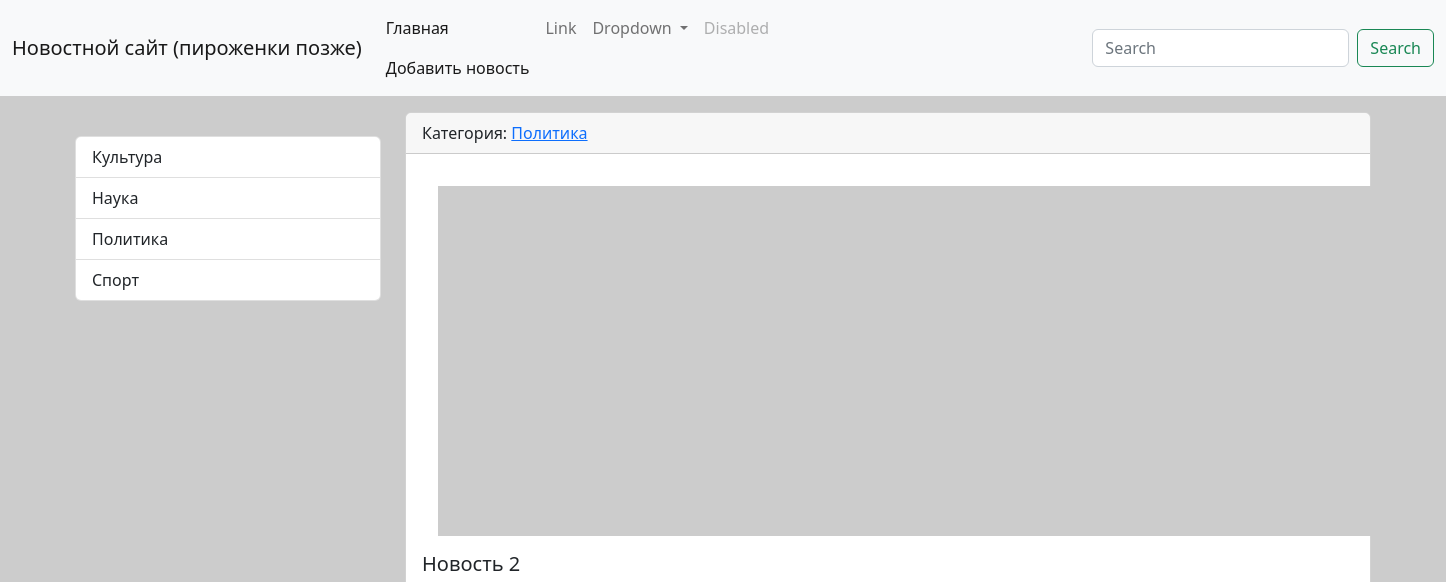
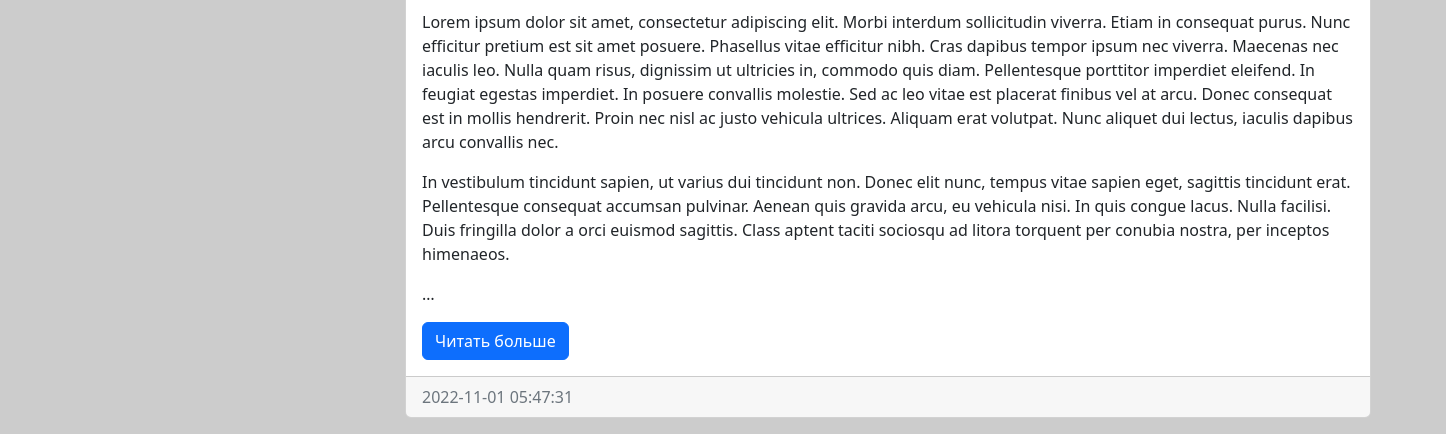
Page /category/3/ on the earlier database version (2 pictures, top to bottom).
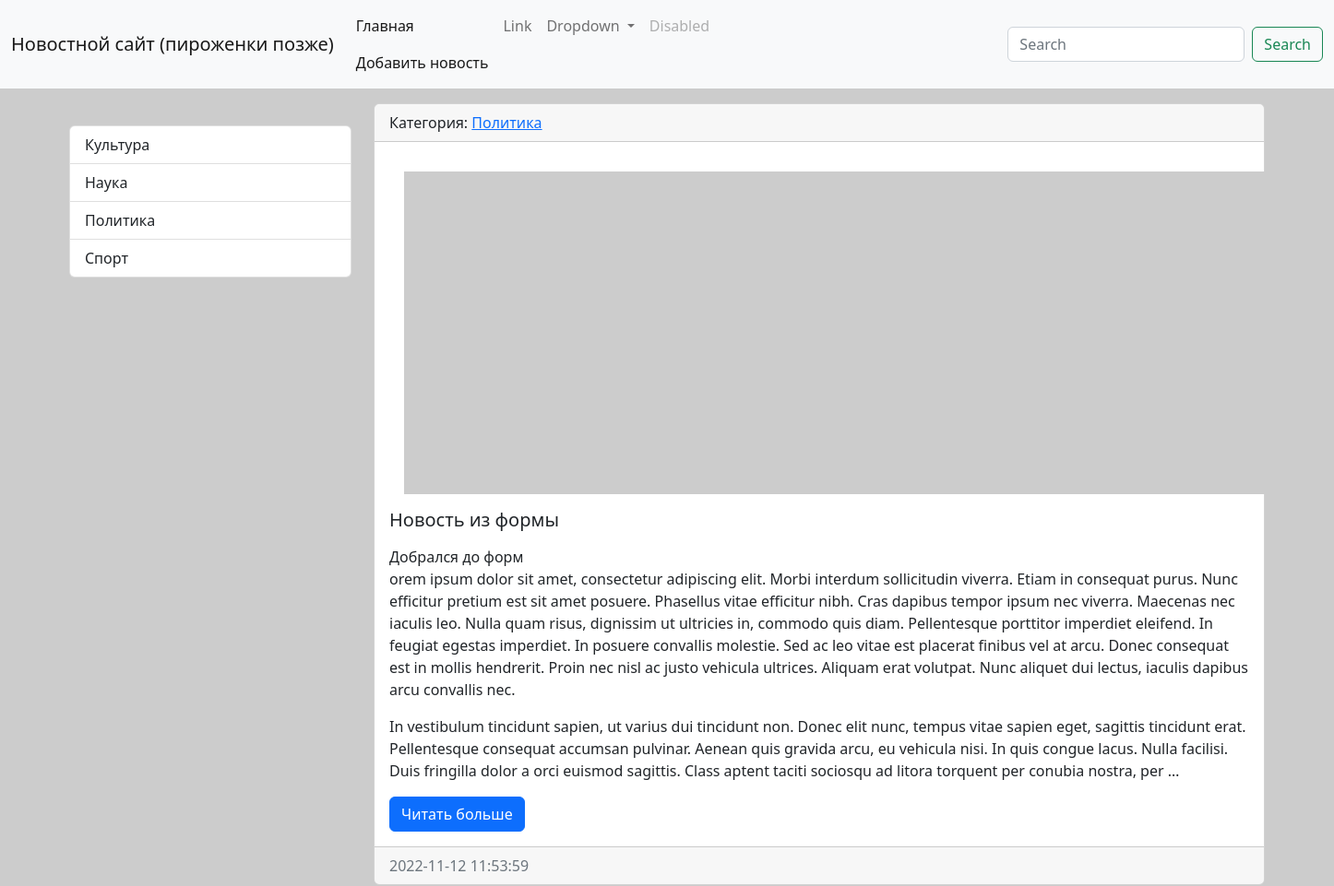
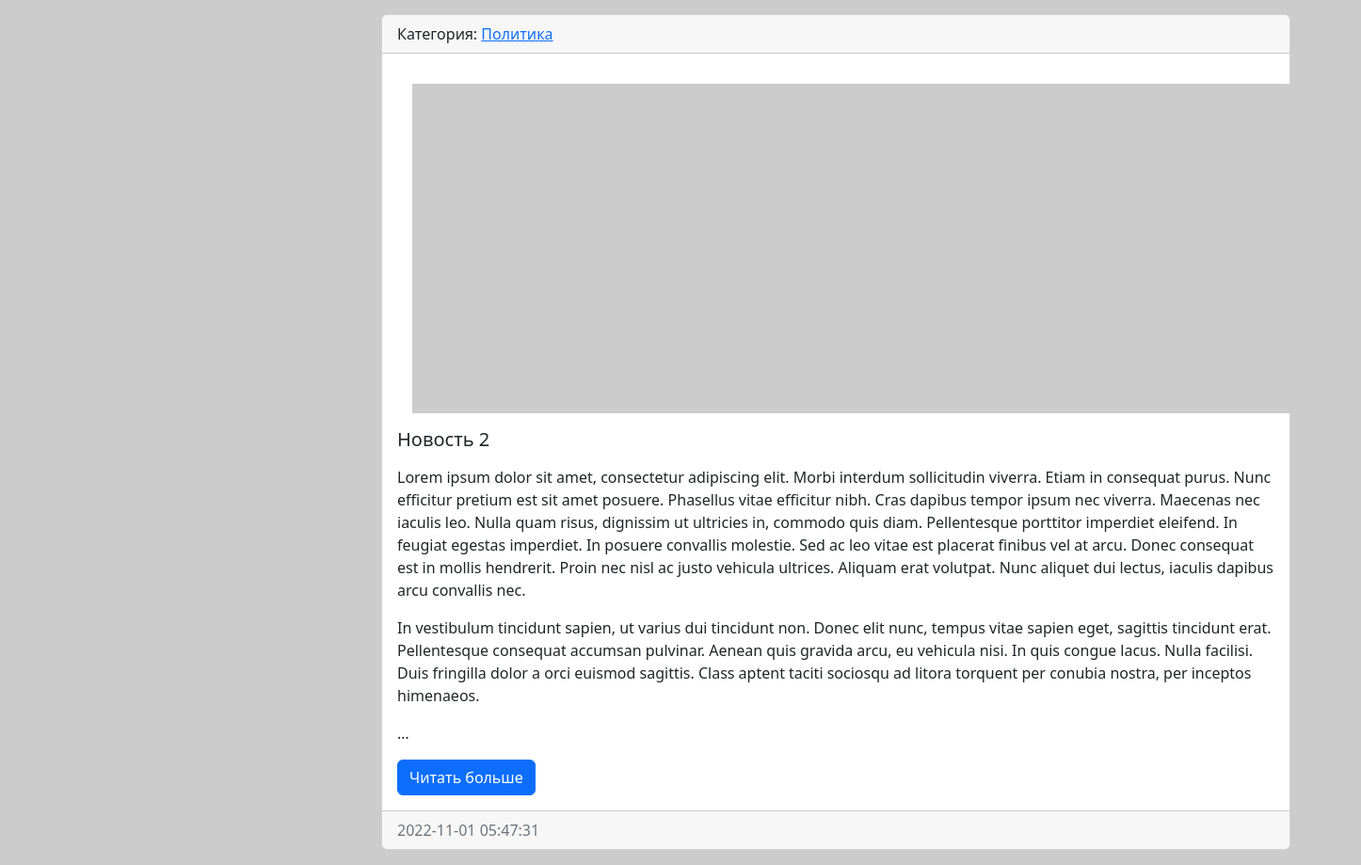
Same page on the later database version (2 pictures, top to bottom).
### news/models.py (models this page shows, shortened)
class Category(models.Model):
    title = models.CharField(max_length=150, db_index=True, verbose_name='Наименование категории')
    def get_absolute_url(self):
        return reverse('category', kwargs={"category_id": self.pk})
    def __str__(self):
        return self.title
    class Meta:
        verbose_name = 'Категория'
        verbose_name_plural = 'Категории'
        ordering = ['title']

class News(models.Model):
    title = models.CharField(max_length=150, verbose_name='Наименование')
    content = models.TextField(blank=True, verbose_name='Контент')
    created_at = models.DateTimeField(auto_now_add=True, verbose_name='Дата_Публикации')
    update_at = models.DateTimeField(auto_now=True, verbose_name='Обновлено')
    photo = models.ImageField(upload_to='photos/%Y/%m/%d/', verbose_name='Фото', blank=True)
    is_published = models.BooleanField(default=True, verbose_name='Опубликовано')
    category = models.ForeignKey('Category', on_delete=models.PROTECT, verbose_name='Категория')
    def get_absolute_url(self):
        return reverse('view_news', kwargs={"pk": self.pk})
    class Meta:
        verbose_name = 'Новость'
        verbose_name_plural = 'Новости'
        ordering = ['-created_at', '-title']

### news/views.py (the view)
# urls.py: path('category/<int:category_id>/', NewsByCategory.as_view(extra_context = {'title': 'Категории'}), name='category'),
class NewsByCategory(ListView):
	model = News
	template_name = 'news/home_news_list.html'
	context_object_name = 'news'
	allow_empty = False
	def get_context_data(self, *, object_list=None, **kwargs):
		context = super().get_context_data(**kwargs)
		context['title'] = Category.objects.get(pk=self.kwargs['category_id'])
		return context
	def get_queryset(self):
		return News.objects.filter(category_id=self.kwargs['category_id'], is_published=True)

### news/templatetags/news_tags.py (called while the page is built)
@register.simple_tag(name='get_list_categories')
def get_categories():
    return Category.objects.all()

### news/templates/news/home_news_list.html (shortened to what this page needs)
{% extends 'base.html' %}
{% block sidebar %}
{% include 'inc/_sidebar.html' %}
{% endblock %}
{% block content %}
{% for item in object_list %}
<div class="card mb-3">
    <div class="card-header">
        Категория: <a href="{{ item.category.get_absolute_url }}">{{ item.category }}</a>
    </div>
    <div class="card-body">
        <div class="media">
            {% if item.photo %}
            <img src="{{ item.photo.url }}" alt="" width="350" class="float-start p-3">
            {% else %}
            <img src="https://picsum.photos/id/1060/350/235/?blur=2" alt="" class="float-start p-3">
            {% endif %}
        <div class="media-body">
                <h5 class="card-title">{{ item.title }}</h5>
                <p class="card-text">{{ item.content|linebreaks|truncatewords:"150" }}</p>
                <a href="{{ item.get_absolute_url }}" class="btn btn-primary">Читать больше</a>
            </div>
        </div>
    </div>
    <div class="card-footer text-muted">
        {{ item.created_at|date:"Y-m-d H:i:s" }}
    </div>
</div>
{% endfor %}
{% endblock %}

### templates/inc/_sidebar.html (shortened to what this page needs)
﻿{% load news_tags %}
<div class="list-group">
    {% get_list_categories as categories %}
    {% for item in categories %}
    <a href="{% url 'category' item.pk %}" class="list-group-item list-group-item-action">{{ item.title }}</a>
    {% endfor %}
</div>
<br>

Differences in the rows shown:
added News: category "Политика", title "Новость из формы", content "Добрался до форм orem ipsum dolor sit amet, consectetur adipiscing elit. Morbi interdum sollicitudin viverra. Etiam in consequat purus. Nunc efficitur pretium est sit amet posuere. Phasellus vitae efficitur nibh. Cras dapibus tempor ipsum nec viverra. Maecenas nec iaculis leo. Nulla quam risus, dignissim ut ultricies in, commodo quis diam. Pellentesque porttitor imperdiet eleifend. In feugiat egestas imperdiet. In posuere convallis molestie. Sed ac leo vitae est placerat finibus vel at arcu. Donec consequat est in mollis hendrerit. Proin nec nisl ac justo vehicula ultrices. Aliquam erat volutpat. Nunc aliquet dui lectus, iaculis dapibus arcu convallis nec. In vestibulum tincidunt sapien, ut…", created_at "2022-11-12 11:53:59"
